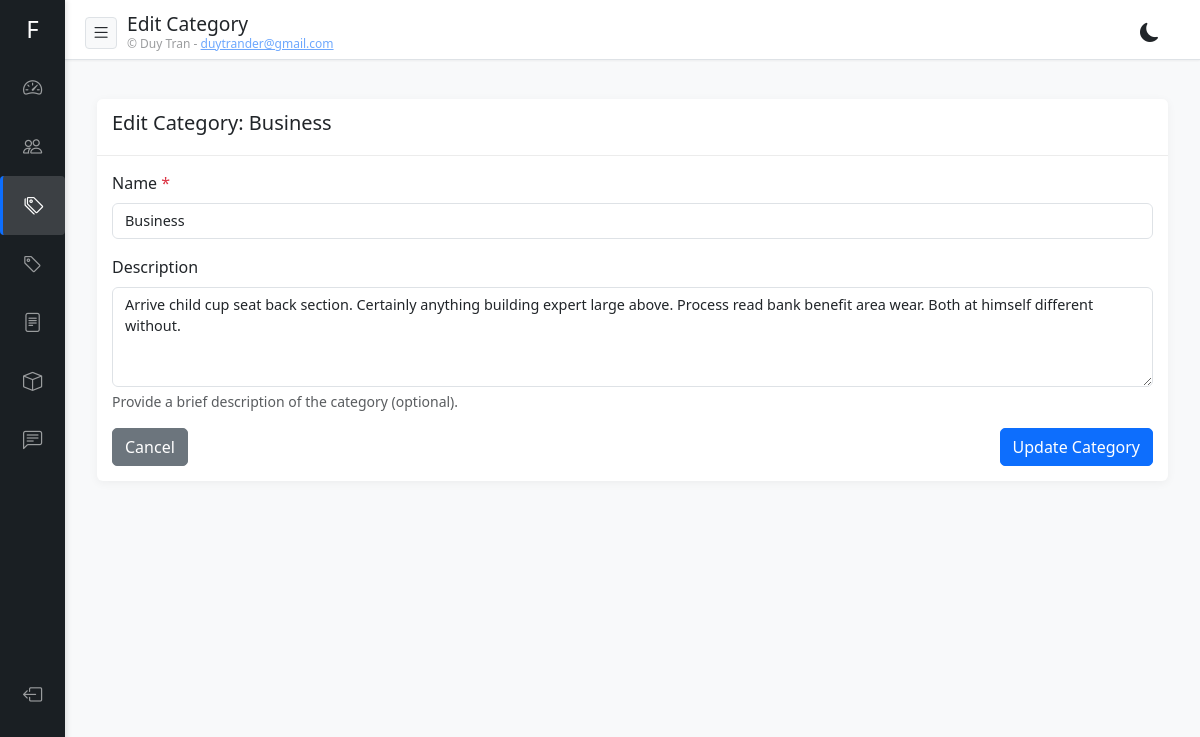
The page /admin/categories/3/edit (signed in) on the database its author committed.
### app/models.py (models this page shows)
class CategoryBase(SQLModel):
    name: str = Field(max_length=100, index=True, unique=True)
    description: Optional[str] = None

class Category(CategoryBase, table=True):
    id: Optional[int] = Field(default=None, primary_key=True)
    created_at: datetime = Field(default_factory=datetime.utcnow)
    updated_at: datetime = Field(default_factory=datetime.utcnow, sa_column_kwargs={"onupdate": datetime.utcnow})
    articles: List["Article"] = Relationship(back_populates="category")

### app/routers/categories.py (the view)
@router.get("/{category_id}/edit", response_class=HTMLResponse)
async def admin_edit_category_form(request: Request, category_id: int, db: Session = Depends(get_db)):
    user = await get_user_from_cookie(request, db)
    if not user or not user.is_superuser:
        return RedirectResponse(url="/admin/login", status_code=303)
    try:
        category = db.get(Category, category_id)
        if not category:
            return RedirectResponse(
                url="/admin/categories?message=Category not found",
                status_code=303
            )
        return templates.TemplateResponse(
            "admin/categories/edit.html",
            {"request": request, "user": user, "category": category}
        )
    except Exception as e:
        return templates.TemplateResponse(
            "admin/categories/list.html",
            {
                "request": request,
                "user": user,
                "categories": db.execute(select(Category)).scalars().all(),
                "error": f"Error loading category: {str(e)}"
            }
        )

### templates/admin/categories/edit.html (shortened to what this page needs)
{% extends "admin/base.html" %}  {% block header_title %}Edit Category{% endblock %}  {% block content %}
<div class="container-fluid mt-4">
  <div class="row">
    <div class="col-12">
      <div class="card">
        <div class="card-header">
          <h5 class="card-title">Edit Category: {{ category.name }}</h5>
        </div>
        <div class="card-body">
          <form action="/admin/categories/{{ category.id }}/edit" method="post">
            <div class="mb-3">
              <label for="name" class="form-label"
                >Name <span class="text-danger">*</span></label
              >
              <input
                type="text"
                class="form-control"
                id="name"
                name="name"
                value="{{ category.name }}"
                required
              />
            </div>
            <div class="mb-3">
              <label for="description" class="form-label">Description</label>
              <textarea
                class="form-control"
                id="description"
                name="description"
                rows="4"
              >
{{ category.description or '' }}</textarea
              >
              <div class="form-text">
                Provide a brief description of the category (optional).
              </div>
            </div>
            <div class="d-flex justify-content-between">
              <a href="/admin/categories" class="btn btn-secondary">Cancel</a>
              <button type="submit" class="btn btn-primary">
                Update Category
              </button>
            </div>
          </form>
        </div>
      </div>
    </div>
  </div>
</div>
{% endblock %}

### templates/admin/base.html (style rules this page uses)
:root { --primary-color: #0d6efd; --secondary-color: #6c757d; --success-color: #28a745; --danger-color: #dc3545; --sidebar-width: 200px; --sidebar-collapsed-width: 70px; --bg-color: #f8f9fa; --text-color: #212529; --card-bg: #fff; --border-color: #dee2e6; --sidebar-bg: #212529; --sidebar-text: rgba(255, 255, 255, 0.8); --sidebar-active-bg: rgba(255, 255, 255, 0.1); --card-shadow: 0 2px 10px rgba(0, 0, 0, 0.05); --input-bg: #fff; --input-text: #212529; --filter-bg: #f8f9fa; --hover-bg: rgba(0, 0, 0, 0.02); }
body { font-family: "Segoe UI", Tahoma, Geneva, Verdana, sans-serif; margin: 0; padding: 0; background-color: var(--bg-color); color: var(--text-color); overflow-x: hidden; transition: background-color 0.3s ease, color 0.3s ease; }
.card { border: none; border-radius: 10px; box-shadow: var(--card-shadow); margin-bottom: 20px; overflow: hidden; background-color: var(--card-bg); color: var(--text-color); }
.card-header { background-color: var(--card-bg); border-bottom: 1px solid var(--border-color); padding: 15px 20px; }
.card-body { padding: 20px; }
.btn { border-radius: 5px; font-weight: 500; }
.btn-primary { background-color: var(--primary-color); border-color: var(--primary-color); }
.form-label { font-weight: 500; }
.card { border: none; border-radius: 10px; box-shadow: 0 2px 10px rgba(0, 0, 0, 0.05); margin-bottom: 20px; overflow: hidden; }
.card-header { background-color: #fff; border-bottom: 1px solid rgba(0, 0, 0, 0.075); padding: 15px 20px; }
@media (min-width: 768px) and (max-width: 1200px) { .header + * { margin-top: 15px; } }
@media (min-width: 768px) and (max-width: 1200px) { .card { margin-bottom: 15px; border-radius: 6px; } }
@media (min-width: 768px) and (max-width: 1200px) { .card-header { padding: 12px 15px; } }
@media (min-width: 768px) and (max-width: 1200px) { .card-body { padding: 15px; } }
@media (min-width: 768px) and (max-width: 1200px) { .form-control, .form-select { font-size: 0.9rem; } }
@media (min-width: 768px) and (max-width: 1200px) { .d-flex { display: flex !important; } }
@media (min-width: 768px) and (max-width: 1200px) { .justify-content-between { justify-content: space-between !important; } }
.form-control, .form-select { background-color: var(--input-bg); color: var(--input-text); border-color: var(--border-color); }

### rows shown on the page
Category: name "Business", description "Arrive child cup seat back section. Certainly anything building expert large above. Process read bank benefit area wear. Both at himself different without."
